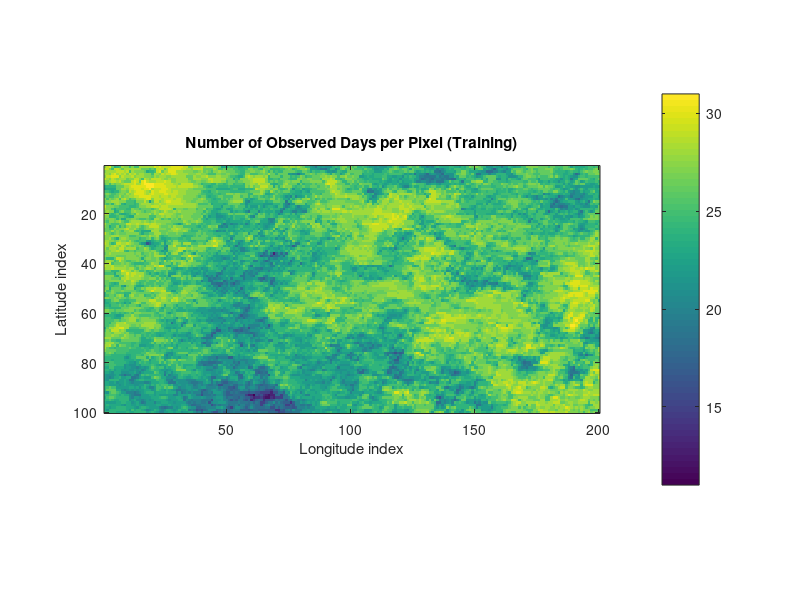

The MATLAB source for this figure: (Note: this script raises an error after producing the figure.)

clear; clc; close all;

%% parameters (could be adjusted)
R            = 30; % CP rank
M_ensemble   = 10; % ensemble 
p_keep       = 0.8;
day_to_plot  = 31;

%% data
data  = load('MODIS_Aug.mat');
train = double(data.training_tensor);
test  = double(data.test_tensor);

MaskTrain_full = train > 0;
MaskTest = test  > 0;

[n1,n2,n3] = size(train);

DaysObserved = sum(MaskTrain_full, 3);
figure;
imagesc(DaysObserved);
axis image; colorbar;
title('Number of Observed Days per Pixel (Training)');
xlabel('Longitude index'); ylabel('Latitude index');

%% Bootstrap ensemble
Xhat_all = zeros(n1,n2,n3,M_ensemble);

for m = 1:M_ensemble
    fprintf('Bootstrap ensemble %d / %d\n', m, M_ensemble);

    keep_mask = (rand(n1,n2,n3) < p_keep) & MaskTrain_full;

    MaskTen_m = tensor(keep_mask);
    Xmasked_m = tensor(train .* keep_mask);   % 缺失位置为 0

    % initial: random
    init_cp = 'rand';

    [M_cp, ~] = cp_wopt(Xmasked_m, MaskTen_m, R, 'init', init_cp);

    XhatTen = full(M_cp);
    Xhat_all(:,:,:,m) = double(XhatTen);
end

%% Predictive mean & std
Xhat_mean = mean(Xhat_all, 4);
Xhat_std = std(Xhat_all,  0, 4);

%% metrics
idxTest = (MaskTest == 1);

y_true = test(idxTest);
y_pred = Xhat_mean(idxTest);
y_std  = Xhat_std(idxTest);

rmse = sqrt(mean((y_pred - y_true).^2));
SS_res = sum((y_true - y_pred).^2);
SS_tot = sum((y_true - mean(y_true)).^2);
R2 = 1 - SS_res / SS_tot;

crps_vals = gaussian_crps(y_pred, y_std, y_true);
CRPS = mean(crps_vals);

fprintf('\n=== Bootstrap CP Evaluation on test set ===\n');
fprintf('CP rank %d, ensemble %d, keep %.0f%%\n', R, M_ensemble, p_keep*100);
fprintf('RMSE  = %.3f K\n', rmse);
fprintf('R^2   = %.3f\n', R2);
fprintf('CRPS  = %.3f K\n', CRPS);

%% Visualization: mean (full) vs test
k = day_to_plot;

Test_day = squeeze(test(:,:,k));
Pred_day = squeeze(Xhat_mean(:,:,k));

valid_vals = [Test_day(Test_day>0); Pred_day(:)];
vmin = min(valid_vals);
vmax = max(valid_vals);

figure;
subplot(1,2,1);
imagesc(Test_day);
axis image; colorbar; caxis([vmin, vmax]);
title(sprintf('Test Ground Truth (Day %d)', k));
xlabel('Longitude index'); ylabel('Latitude index');

subplot(1,2,2);
imagesc(Pred_day);
axis image; colorbar; caxis([vmin, vmax]);
title(sprintf('Bootstrap CP Mean Prediction (Day %d)', k));
xlabel('Longitude index'); ylabel('Latitude index');
sgtitle('Test vs Predicted Mean (Kelvin)');

%% Visualization: std (full)
Std_day = squeeze(Xhat_std(:,:,k));

figure;
imagesc(Std_day);
axis image; colorbar;
title(sprintf('Predictive Std (Day %d) - Full domain', k));
xlabel('Longitude index'); ylabel('Latitude index');

%% Visualization: only missing (mean & std)
MissingTrain_day = ~MaskTrain_full(:,:,k);

Mean_missing = Pred_day;
Mean_missing(~MissingTrain_day) = NaN;   % 把非 missing 设成 NaN

Std_missing = Std_day;
Std_missing(~MissingTrain_day) = NaN;

figure;
subplot(1,2,1);
imagesc(Mean_missing);
axis image; colorbar;
title(sprintf('Mean Prediction on Missing Region (Day %d)', k));
xlabel('Longitude index'); ylabel('Latitude index');

subplot(1,2,2);
imagesc(Std_missing);
axis image; colorbar;
title(sprintf('Predictive Std on Missing Region (Day %d)', k));
xlabel('Longitude index'); ylabel('Latitude index');

sgtitle('Only Missing Region: Mean & Std');

%% CRPS for Gaussian function
function crps = gaussian_crps(mu, sigma, y)
    sigma = max(sigma, 1e-6);
    z   = (y - mu) ./ sigma;
    Phi = 0.5 * (1 + erf(z / sqrt(2)));
    phi = (1 / sqrt(2*pi)) * exp(-0.5 * z.^2);
    crps = sigma .* ( z .* (2.*Phi - 1) + 2.*phi - 1/sqrt(pi) );
end
